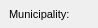
      <widget class="QWidget" name="page_18">
       <property name="geometry">
        <rect>
         <x>0</x>
         <y>0</y>
         <width>98</width>
         <height>28</height>
        </rect>
       </property>
       <attribute name="label">
        <string>Additional information</string>
       </attribute>
       <widget class="QLabel" name="label_streetaxis2_id">
        <property name="geometry">
         <rect>
          <x>9</x>
          <y>55</y>
          <width>83</width>
          <height>22</height>
         </rect>
        </property>
        <property name="font">
         <font>
          <pointsize>8</pointsize>
         </font>
        </property>
        <property name="frameShape">
         <enum>QFrame::NoFrame</enum>
        </property>
        <property name="frameShadow">
         <enum>QFrame::Plain</enum>
        </property>
        <property name="text">
         <string>Street 2:</string>
        </property>
        <property name="textFormat">
         <enum>Qt::AutoText</enum>
        </property>
        <property name="scaledContents">
         <bool>false</bool>
        </property>
        <property name="alignment">
         <set>Qt::AlignLeading|Qt::AlignLeft|Qt::AlignVCenter</set>
        </property>
        <property name="margin">
         <number>3</number>
        </property>
       </widget>
       <widget class="QLabel" name="label_comment">
        <property name="geometry">
         <rect>
          <x>10</x>
          <y>165</y>
          <width>90</width>
          <height>22</height>
         </rect>
        </property>
        <property name="font">
         <font>
          <pointsize>8</pointsize>
         </font>
        </property>
        <property name="frameShape">
         <enum>QFrame::NoFrame</enum>
        </property>
        <property name="frameShadow">
         <enum>QFrame::Plain</enum>
        </property>
        <property name="text">
         <string>Comment:</string>
        </property>
        <property name="textFormat">
         <enum>Qt::AutoText</enum>
        </property>
        <property name="scaledContents">
         <bool>false</bool>
        </property>
        <property name="alignment">
         <set>Qt::AlignLeading|Qt::AlignLeft|Qt::AlignVCenter</set>
        </property>
        <property name="margin">
         <number>3</number>
        </property>
       </widget>
       <widget class="QLabel" name="label_streetaxis_id">
        <property name="geometry">
         <rect>
          <x>9</x>
          <y>28</y>
          <width>99</width>
          <height>22</height>
         </rect>
        </property>
        <property name="font">
         <font>
          <pointsize>8</pointsize>
         </font>
        </property>
        <property name="frameShape">
         <enum>QFrame::NoFrame</enum>
        </property>
        <property name="frameShadow">
         <enum>QFrame::Plain</enum>
        </property>
        <property name="text">
         <string>Street:</string>
        </property>
        <property name="textFormat">
         <enum>Qt::AutoText</enum>
        </property>
        <property name="scaledContents">
         <bool>false</bool>
        </property>
        <property name="alignment">
         <set>Qt::AlignLeading|Qt::AlignLeft|Qt::AlignVCenter</set>
        </property>
        <property name="margin">
         <number>3</number>
        </property>
       </widget>
       <widget class="QLineEdit" name="postcode">
        <property name="geometry">
         <rect>
          <x>435</x>
          <y>5</y>
          <width>126</width>
          <height>18</height>
         </rect>
        </property>
        <property name="font">
         <font>
          <pointsize>8</pointsize>
         </font>
        </property>
        <property name="inputMask">
         <string/>
        </property>
        <property name="text">
         <string/>
        </property>
        <property name="frame">
         <bool>true</bool>
        </property>
       </widget>
       <widget class="QLabel" name="label_postcode">
        <property name="geometry">
         <rect>
          <x>350</x>
          <y>5</y>
          <width>83</width>
          <height>22</height>
         </rect>
        </property>
        <property name="font">
         <font>
          <pointsize>8</pointsize>
         </font>
        </property>
        <property name="frameShape">
         <enum>QFrame::NoFrame</enum>
        </property>
        <property name="frameShadow">
         <enum>QFrame::Plain</enum>
        </property>
        <property name="text">
         <string>Postcode:</string>
        </property>
        <property name="textFormat">
         <enum>Qt::AutoText</enum>
        </property>
        <property name="scaledContents">
         <bool>false</bool>
        </property>
        <property name="alignment">
         <set>Qt::AlignLeading|Qt::AlignLeft|Qt::AlignVCenter</set>
        </property>
        <property name="margin">
         <number>3</number>
        </property>
       </widget>
       <widget class="QLineEdit" name="num_value">
        <property name="geometry">
         <rect>
          <x>435</x>
          <y>240</y>
          <width>126</width>
          <height>18</height>
         </rect>
        </property>
        <property name="echoMode">
         <enum>QLineEdit::Normal</enum>
        </property>
       </widget>
       <widget class="QLineEdit" name="postcomplement">
        <property name="geometry">
         <rect>
          <x>500</x>
          <y>30</y>
          <width>60</width>
          <height>18</height>
         </rect>
        </property>
        <property name="font">
         <font>
          <pointsize>8</pointsize>
         </font>
        </property>
        <property name="inputMask">
         <string/>
        </property>
        <property name="text">
         <string/>
        </property>
        <property name="frame">
         <bool>true</bool>
        </property>
       </widget>
       <widget class="QLabel" name="label_muni_id">
        <property name="geometry">
         <rect>
          <x>9</x>
          <y>3</y>
          <width>90</width>
          <height>22</height>
         </rect>
        </property>
        <property name="font">
         <font>
          <pointsize>8</pointsize>
         </font>
        </property>
        <property name="frameShape">
         <enum>QFrame::NoFrame</enum>
        </property>
        <property name="frameShadow">
         <enum>QFrame::Plain</enum>
        </property>
        <property name="text">
         <string>Municipality:</string>
        </property>
        <property name="textFormat">
         <enum>Qt::AutoText</enum>
        </property>
        <property name="scaledContents">
         <bool>false</bool>
        </property>
        <property name="alignment">
         <set>Qt::AlignLeading|Qt::AlignLeft|Qt::AlignVCenter</set>
        </property>
        <property name="margin">
         <number>3</number>
        </property>
       </widget>
       <widget class="QComboBox" name="muni_id">
        <property name="geometry">
         <rect>
          <x>110</x>
          <y>5</y>
          <width>235</width>
          <height>18</height>
         </rect>
        </property>
        <property name="font">
         <font>
          <pointsize>8</pointsize>
         </font>
        </property>
       </widget>
       <widget class="QLineEdit" name="postcomplement2">
        <property name="geometry">
         <rect>
          <x>500</x>
          <y>55</y>
          <width>60</width>
          <height>18</height>
         </rect>
        </property>
        <property name="font">
         <font>
          <pointsize>8</pointsize>
         </font>
        </property>
        <property name="inputMask">
         <string/>
        </property>
        <property name="text">
         <string/>
        </property>
        <property name="frame">
         <bool>true</bool>
        </property>
       </widget>
       <widget class="QComboBox" name="streetaxis2_id">
        <property name="geometry">
         <rect>
          <x>110</x>
          <y>55</y>
          <width>235</width>
          <height>18</height>
         </rect>
        </property>
        <property name="font">
         <font>
          <pointsize>8</pointsize>
         </font>
        </property>
       </widget>
       <widget class="QLabel" name="label_postnumber">
        <property name="geometry">
         <rect>
          <x>350</x>
          <y>28</y>
          <width>83</width>
          <height>22</height>
         </rect>
        </property>
        <property name="font">
         <font>
          <pointsize>8</pointsize>
         </font>
        </property>
        <property name="frameShape">
         <enum>QFrame::NoFrame</enum>
        </property>
        <property name="frameShadow">
         <enum>QFrame::Plain</enum>
        </property>
        <property name="text">
         <string>Postnumber:</string>
        </property>
        <property name="textFormat">
         <enum>Qt::AutoText</enum>
        </property>
        <property name="scaledContents">
         <bool>false</bool>
        </property>
        <property name="alignment">
         <set>Qt::AlignLeading|Qt::AlignLeft|Qt::AlignVCenter</set>
        </property>
        <property name="margin">
         <number>3</number>
        </property>
       </widget>
       <widget class="QLabel" name="label_num_value">
        <property name="geometry">
         <rect>
          <x>345</x>
          <y>238</y>
          <width>91</width>
          <height>22</height>
         </rect>
        </property>
        <property name="font">
         <font>
          <pointsize>8</pointsize>
         </font>
        </property>
        <property name="frameShape">
         <enum>QFrame::NoFrame</enum>
        </property>
        <property name="frameShadow">
         <enum>QFrame::Plain</enum>
        </property>
        <property name="text">
         <string>Numeric value:</string>
        </property>
        <property name="textFormat">
         <enum>Qt::AutoText</enum>
        </property>
        <property name="scaledContents">
         <bool>false</bool>
        </property>
        <property name="alignment">
         <set>Qt::AlignLeading|Qt::AlignLeft|Qt::AlignVCenter</set>
        </property>
        <property name="margin">
         <number>3</number>
        </property>
       </widget>
       <widget class="QTextEdit" name="annotation">
        <property name="geometry">
         <rect>
          <x>110</x>
          <y>80</y>
          <width>451</width>
          <height>32</height>
         </rect>
        </property>
        <property name="frameShape">
         <enum>QFrame::StyledPanel</enum>
        </property>
        <property name="frameShadow">
         <enum>QFrame::Raised</enum>
        </property>
       </widget>
       <widget class="QLabel" name="label_link">
        <property name="geometry">
         <rect>
          <x>10</x>
          <y>238</y>
          <width>90</width>
          <height>22</height>
         </rect>
        </property>
        <property name="font">
         <font>
          <pointsize>8</pointsize>
         </font>
        </property>
        <property name="frameShape">
         <enum>QFrame::NoFrame</enum>
        </property>
        <property name="frameShadow">
         <enum>QFrame::Plain</enum>
        </property>
        <property name="text">
         <string>Link:</string>
        </property>
        <property name="textFormat">
         <enum>Qt::AutoText</enum>
        </property>
        <property name="scaledContents">
         <bool>false</bool>
        </property>
        <property name="alignment">
         <set>Qt::AlignLeading|Qt::AlignLeft|Qt::AlignVCenter</set>
        </property>
        <property name="margin">
         <number>3</number>
        </property>
       </widget>
       <widget class="QLabel" name="label_observ">
        <property name="geometry">
         <rect>
          <x>10</x>
          <y>125</y>
          <width>90</width>
          <height>22</height>
         </rect>
        </property>
        <property name="font">
         <font>
          <pointsize>8</pointsize>
         </font>
        </property>
        <property name="frameShape">
         <enum>QFrame::NoFrame</enum>
        </property>
        <property name="frameShadow">
         <enum>QFrame::Plain</enum>
        </property>
        <property name="text">
         <string>Observation:</string>
        </property>
        <property name="textFormat">
         <enum>Qt::AutoText</enum>
        </property>
        <property name="scaledContents">
         <bool>false</bool>
        </property>
        <property name="alignment">
         <set>Qt::AlignLeading|Qt::AlignLeft|Qt::AlignVCenter</set>
        </property>
        <property name="margin">
         <number>3</number>
        </property>
       </widget>
       <widget class="QLabel" name="label_annotation">
        <property name="geometry">
         <rect>
          <x>10</x>
          <y>85</y>
          <width>90</width>
          <height>22</height>
         </rect>
        </property>
        <property name="font">
         <font>
          <pointsize>8</pointsize>
         </font>
        </property>
        <property name="frameShape">
         <enum>QFrame::NoFrame</enum>
        </property>
        <property name="frameShadow">
         <enum>QFrame::Plain</enum>
        </property>
        <property name="text">
         <string>Annotation:</string>
        </property>
        <property name="textFormat">
         <enum>Qt::AutoText</enum>
        </property>
        <property name="scaledContents">
         <bool>false</bool>
        </property>
        <property name="alignment">
         <set>Qt::AlignLeading|Qt::AlignLeft|Qt::AlignVCenter</set>
        </property>
        <property name="margin">
         <number>3</number>
        </property>
       </widget>
       <widget class="QLineEdit" name="postnumber2">
        <property name="geometry">
         <rect>
          <x>435</x>
          <y>55</y>
          <width>60</width>
          <height>18</height>
         </rect>
        </property>
        <property name="font">
         <font>
          <pointsize>8</pointsize>
         </font>
        </property>
        <property name="inputMask">
         <string/>
        </property>
        <property name="text">
         <string/>
        </property>
        <property name="frame">
         <bool>true</bool>
        </property>
       </widget>
       <widget class="QComboBox" name="streetaxis_id">
        <property name="geometry">
         <rect>
          <x>110</x>
          <y>30</y>
          <width>235</width>
          <height>18</height>
         </rect>
        </property>
        <property name="font">
         <font>
          <pointsize>8</pointsize>
         </font>
        </property>
       </widget>
       <widget class="QLineEdit" name="postnumber">
        <property name="geometry">
         <rect>
          <x>435</x>
          <y>30</y>
          <width>60</width>
          <height>18</height>
         </rect>
        </property>
        <property name="font">
         <font>
          <pointsize>8</pointsize>
         </font>
        </property>
        <property name="inputMask">
         <string/>
        </property>
        <property name="text">
         <string/>
        </property>
        <property name="frame">
         <bool>true</bool>
        </property>
       </widget>
       <widget class="QTextEdit" name="observ">
        <property name="geometry">
         <rect>
          <x>110</x>
          <y>120</y>
          <width>451</width>
          <height>32</height>
         </rect>
        </property>
       </widget>
       <widget class="QLabel" name="label_postnumber2">
        <property name="geometry">
         <rect>
          <x>350</x>
          <y>50</y>
          <width>91</width>
          <height>22</height>
         </rect>
        </property>
        <property name="font">
         <font>
          <pointsize>8</pointsize>
         </font>
        </property>
        <property name="frameShape">
         <enum>QFrame::NoFrame</enum>
        </property>
        <property name="frameShadow">
         <enum>QFrame::Plain</enum>
        </property>
        <property name="text">
         <string>Postnumber 2:</string>
        </property>
        <property name="textFormat">
         <enum>Qt::AutoText</enum>
        </property>
        <property name="scaledContents">
         <bool>false</bool>
        </property>
        <property name="alignment">
         <set>Qt::AlignLeading|Qt::AlignLeft|Qt::AlignVCenter</set>
        </property>
        <property name="margin">
         <number>3</number>
        </property>
       </widget>
       <widget class="QLabel" name="label_descript">
        <property name="geometry">
         <rect>
          <x>10</x>
          <y>205</y>
          <width>91</width>
          <height>22</height>
         </rect>
        </property>
        <property name="font">
         <font>
          <pointsize>8</pointsize>
         </font>
        </property>
        <property name="frameShape">
         <enum>QFrame::NoFrame</enum>
        </property>
        <property name="frameShadow">
         <enum>QFrame::Plain</enum>
        </property>
        <property name="text">
         <string>Description:</string>
        </property>
        <property name="textFormat">
         <enum>Qt::AutoText</enum>
        </property>
        <property name="scaledContents">
         <bool>false</bool>
        </property>
        <property name="alignment">
         <set>Qt::AlignLeading|Qt::AlignLeft|Qt::AlignVCenter</set>
        </property>
        <property name="margin">
         <number>3</number>
        </property>
       </widget>
       <widget class="QTextEdit" name="link">
        <property name="enabled">
         <bool>false</bool>
        </property>
        <property name="geometry">
         <rect>
          <x>110</x>
          <y>240</y>
          <width>235</width>
          <height>18</height>
         </rect>
        </property>
        <property name="verticalScrollBarPolicy">
         <enum>Qt::ScrollBarAlwaysOff</enum>
        </property>
        <property name="horizontalScrollBarPolicy">
         <enum>Qt::ScrollBarAlwaysOff</enum>
        </property>
       </widget>
       <widget class="QTextEdit" name="comment">
        <property name="geometry">
         <rect>
          <x>110</x>
          <y>160</y>
          <width>451</width>
          <height>32</height>
         </rect>
        </property>
        <property name="frameShadow">
         <enum>QFrame::Sunken</enum>
        </property>
        <property name="lineWidth">
         <number>1</number>
        </property>
       </widget>
       <widget class="QTextEdit" name="descript">
        <property name="geometry">
         <rect>
          <x>110</x>
          <y>200</y>
          <width>451</width>
          <height>32</height>
         </rect>
        </property>
       </widget>
      </widget>
